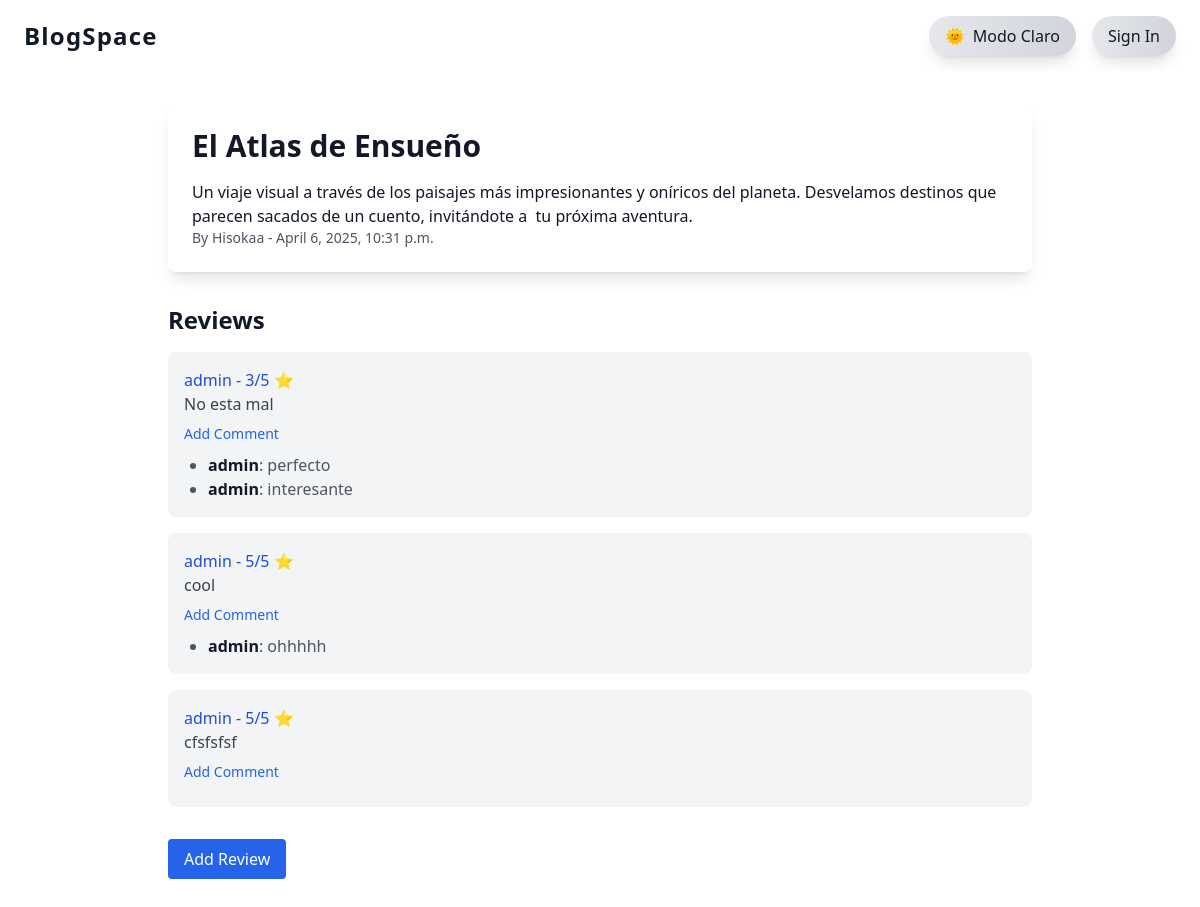
The app's page /blogs/blog/1/ with its own data.
### blogapp/models.py (models this page shows, shortened)
class Blog(models.Model):
    title = models.CharField(max_length=200)
    content = CKEditor5Field('Content', config_name='extends')
    author = models.ForeignKey(User, on_delete=models.CASCADE)
    created_at = models.DateTimeField(auto_now_add=True)
    image = models.ImageField(upload_to='blog_images/', blank=True, null=True)

class Review(models.Model):
    blog = models.ForeignKey(Blog, on_delete=models.CASCADE, related_name='reviews')
    reviewer = models.ForeignKey(User, on_delete=models.CASCADE)
    rating = models.IntegerField(validators=[MinValueValidator(1), MaxValueValidator(5)])
    comment = models.TextField()
    created_at = models.DateTimeField(auto_now_add=True)

class Comment(models.Model):
    review = models.ForeignKey(Review, on_delete=models.CASCADE, related_name='comments')
    commenter = models.ForeignKey(User, on_delete=models.CASCADE)
    content = models.TextField()
    created_at = models.DateTimeField(auto_now_add=True)

### blogapp/views.py (the view)
# urls.py: path('blog/<int:pk>/', views.BlogDetailView.as_view(), name='blog_detail'),
class BlogDetailView(DetailView):
    model = Blog
    template_name = 'blogapp/blog_detail.html'

### blogapp/templates/blogapp/blog_detail.html
{% extends 'blogapp/base.html' %}
{% block content %}
  <article class="bg-white dark:bg-gray-900 p-6 rounded-lg shadow-lg transition-all duration-700 ease-in-out dark:text-white text-gray-900 animate-fade-in">
    <h1 class="text-3xl font-bold mb-2">{{ object.title }}</h1>
    <p class="text-gray-700 dark:text-gray-300 mb-4">{{ object.content|safe }}</p>
    <p class="text-sm text-gray-600 dark:text-gray-500">By {{ object.author.username }} - {{ object.created_at }}</p>
  </article>
  <section class="mt-8">
    <h2 class="text-2xl font-semibold mb-4 dark:from-gray-700 dark:to-gray-800 text-gray-900 dark:text-white ">Reviews</h2>
    {% for review in object.reviews.all %}
      <div class="bg-gray-100 dark:bg-gray-800 p-4 rounded-lg mb-4 transition-all duration-700 ease-in-out dark:text-white text-gray-900 animate-fade-in">
        <p class="text-blue-700 dark:text-blue-300 font-medium">{{ review.reviewer.username }} - {{ review.rating }}/5 ⭐</p>
        <p class="text-gray-700 dark:text-gray-300">{{ review.comment }}</p>
        <a href="{% url 'blogapp:add_comment' blog_pk=object.pk review_pk=review.pk %}" class="text-sm text-blue-600 dark:text-blue-400 hover:text-blue-500 dark:hover:text-blue-300 mt-2 inline-block">Add Comment</a>
        <ul class="mt-2 list-disc ml-6 text-gray-600 dark:text-gray-400">
          {% for comment in review.comments.all %}
            <li><span class="font-semibold text-gray-900 dark:text-white">{{ comment.commenter.username }}</span>: {{ comment.content }}</li>
          {% endfor %}
        </ul>
      </div>
    {% empty %}
      <p class="text-gray-400">No reviews yet. Be the first to add one.</p>
    {% endfor %}
    <a href="{% url 'blogapp:add_review' object.pk %}" class="mt-4 inline-block bg-blue-600 hover:bg-blue-700 text-white px-4 py-2 rounded transition-colors">Add Review</a>
  </section>
{% endblock %}

### blogapp/templates/blogapp/base.html (style rules this page uses)
html, body { height: 100%; scroll-behavior: smooth; transition: background-color 0.5s ease-in-out; }
.animate-fade-in { animation: fade-in 0.6s ease-out; will-change: opacity, transform; }

### records on screen
Blog: title "El Atlas de Ensueño", content "Un viaje visual a través de los paisajes más impresionantes y oníricos del planeta. Desvelamos destinos que parecen sacados de un cuento, invitándote a tu próxima aventura.", author.username "Hisokaa", created_at "April 6, 2025, 10:31 p.m."
Review: reviewer.username "admin", rating "3", comment "No esta mal"
Comment: commenter.username "admin", content "perfecto"
Comment: commenter.username "admin", content "interesante"
Review: reviewer.username "admin", rating "5", comment "cool"
Comment: commenter.username "admin", content "ohhhhh"
Review: reviewer.username "admin", rating "5", comment "cfsfsfsf"
